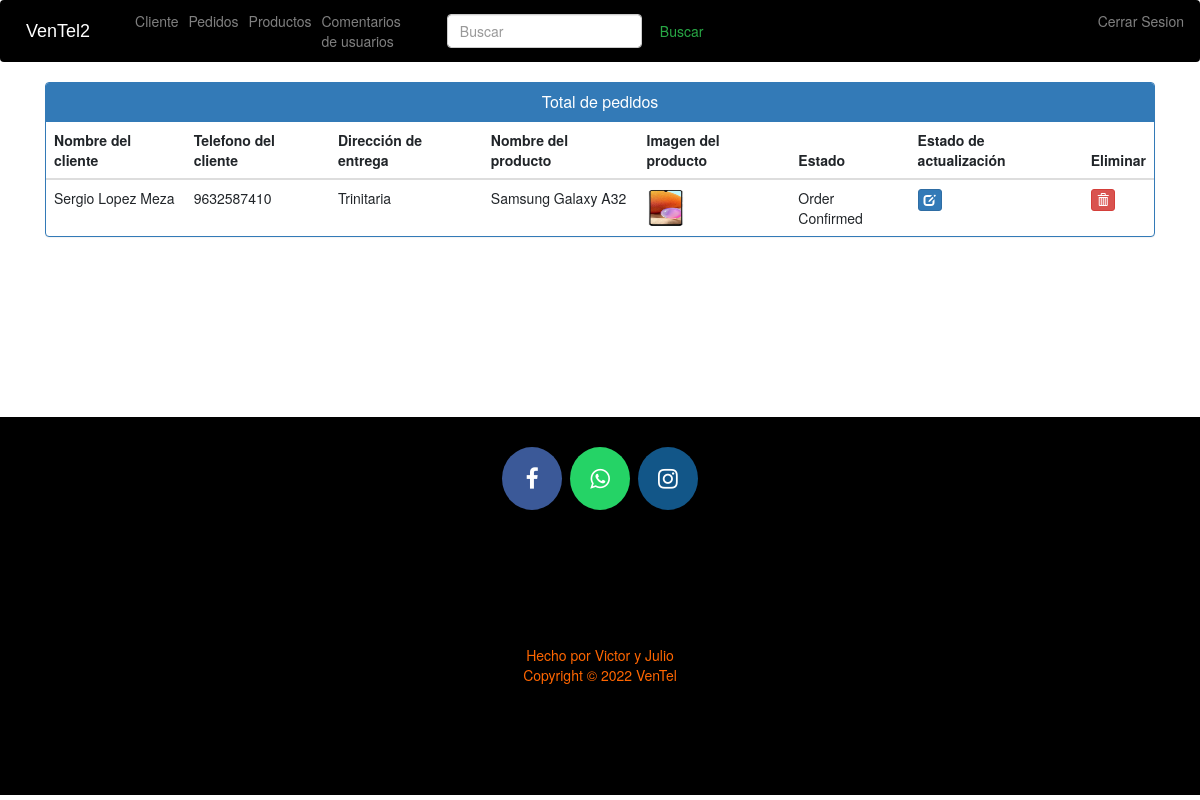
Screenshot of /admin-view-booking (signed in) with the database file from the repository.
### ecom/models.py (models this page shows, shortened)
class Customer(models.Model):
    user=models.OneToOneField(User,on_delete=models.CASCADE)
    profile_pic= models.ImageField(upload_to='profile_pic/CustomerProfilePic/',null=True,blank=True)
    address = models.CharField(max_length=40)
    mobile = models.CharField(max_length=20,null=False)
    @property
    def get_name(self):
        return self.user.first_name+" "+self.user.last_name

class Orders(models.Model):
    STATUS =(
        ('Pending','Pending'),
        ('Order Confirmed','Order Confirmed'),
        ('Out for Delivery','Out for Delivery'),
        ('Delivered','Delivered'),
    )
    customer=models.ForeignKey('Customer', on_delete=models.CASCADE,null=True)
    product=models.ForeignKey('Product',on_delete=models.CASCADE,null=True)
    email = models.CharField(max_length=50,null=True)
    address = models.CharField(max_length=500,null=True)
    mobile = models.CharField(max_length=20,null=True)
    order_date= models.DateField(auto_now_add=True,null=True)
    status=models.CharField(max_length=50,null=True,choices=STATUS)

class Product(models.Model):
    name=models.CharField(max_length=40)
    product_image= models.ImageField(upload_to='product_image/',null=True,blank=True)
    price = models.PositiveIntegerField()
    description=models.CharField(max_length=40)

### ecom/views.py (the view)
# urls.py: path('admin-view-booking', views.admin_view_booking_view,name='admin-view-booking'),
@login_required(login_url='adminlogin')
def admin_view_booking_view(request):
    orders=models.Orders.objects.all()
    ordered_products=[]
    ordered_bys=[]
    for order in orders:
        ordered_product=models.Product.objects.all().filter(id=order.product.id)
        ordered_by=models.Customer.objects.all().filter(id = order.customer.id)
        ordered_products.append(ordered_product)
        ordered_bys.append(ordered_by)
    return render(request,'ecom/admin_view_booking.html',{'data':zip(ordered_products,ordered_bys,orders)})

### templates/ecom/admin_view_booking.html (shortened to what this page needs)
{% extends 'ecom/admin_base.html' %}
{% load static %}
{% block content %}
<head>
  <link href="//netdna.bootstrapcdn.com/bootstrap/3.0.0/css/bootstrap.min.css" rel="stylesheet" id="bootstrap-css">
</head>
<div class="container">
  <div class="panel panel-primary">
    <div class="panel-heading">
      <h6 class="panel-title">Total de pedidos</h6>
    </div>
    <table class="table table-hover" id="dev-table">
      <thead>
        <tr>
          <th>Nombre del cliente</th>
          <th>Telefono del cliente</th>
          <th>Dirección de entrega</th>
          <th>Nombre del producto</th>
          <th>Imagen del producto</th>
          <th>Estado</th>
          <th>Estado de actualización</th>
          <th>Eliminar</th>
        </tr>
      </thead>
      {% for product,customer,order in data %}
      <tr>
        {% for c in customer %}
        <td> {{c.get_name}}</td>
        <td>{{c.mobile}}</td>
        <td>{{order.address}}</td>
        {% endfor %}
        {% for p in product %}
        <td> {{p.name}}</td>
        <td> <img src="{% static p.product_image.url %}" alt="Profile Pic" height="40px" width="40px" /></td>
        <td>{{order.status}}</td>
        <td><a class="btn btn-primary btn-xs" href="{% url 'update-order' order.id  %}"><span class="glyphicon glyphicon-edit"></span></a></td>
        <td><a class="btn btn-danger btn-xs" href="{% url 'delete-order' order.id  %}"><span class="glyphicon glyphicon-trash"></span></a></td>
        {% endfor %}
      </tr>
      {% endfor %}
    </table>
  </div>
</div>
{% endblock content %}

### templates/ecom/admin_view_booking.html (style rules this page uses)
a:link { text-decoration: none; }
h6 { text-align: center; }

### rows the page displays
Orders: address "Trinitaria", status "Order Confirmed"
Customer: get_name "Sergio Lopez Meza", mobile "9632587410"
Product: name "Samsung Galaxy A32", product_image (picture)
